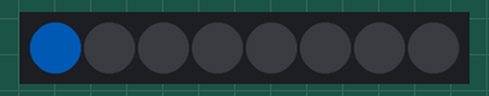
A program run on a simulated ESP32 board running MicroPython. Parts: 8 RGB LEDs in strip order, left to right. Dim RGB values are drawn brighter than linear.

Above: at 0.01 s.
At 0.49 s:
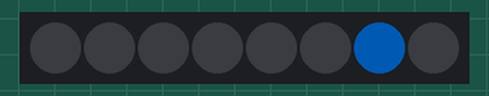
At 0.97 s:
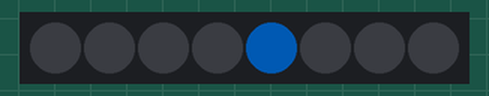
Timing chart, 0 to 40.0 s (numbered marks = the images above):
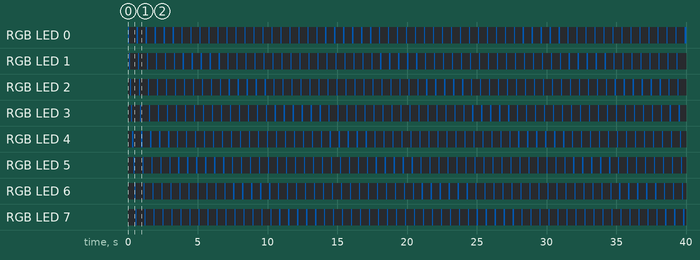

Measured:
- by itself, RGB LED 0–7: alternates RGB(0, 30, 60) for 0.08 s and off for 0.56 s
- by itself, everything shown: repeats every 0.64 s, in 8 steps

The program:

neopixel_chase.py
```python
# A single dot of light chasing around the ring
import time
from machine import Pin
from neopixel import NeoPixel

NUM_PIXELS = 8
pixels = NeoPixel(Pin(23), NUM_PIXELS)

position = 0
while True:
    pixels.fill((0, 0, 0))                # clear every pixel
    pixels[position] = (0, 30, 60)        # light just one
    pixels.write()
    position = (position + 1) % NUM_PIXELS   # wrap back round to 0
    time.sleep_ms(80)
```
